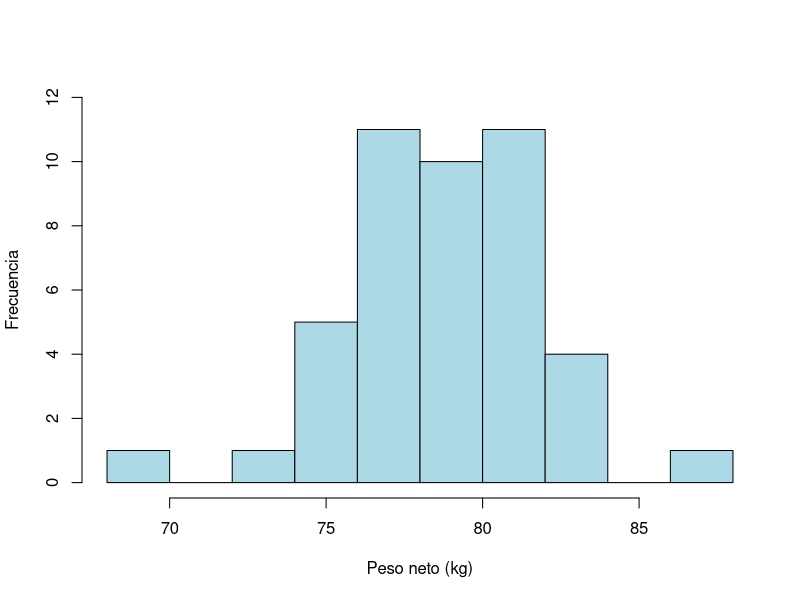
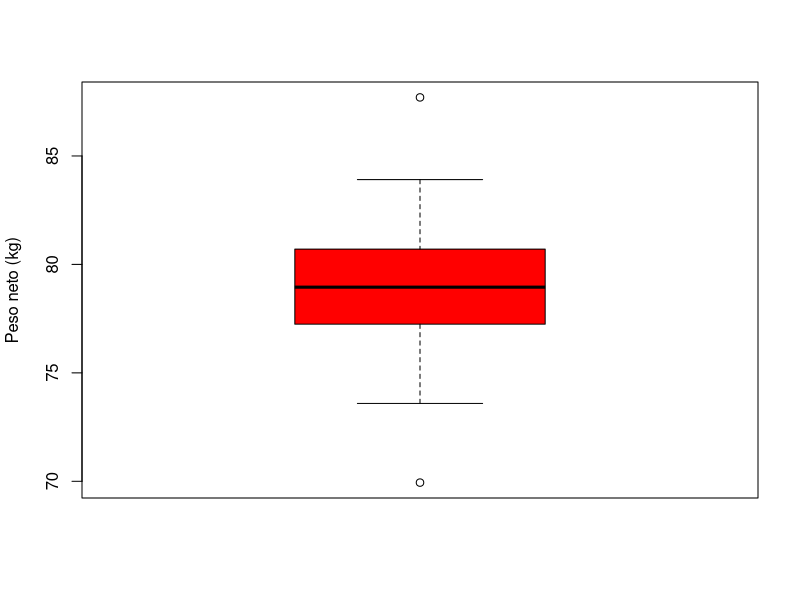

These charts were generated, in order, by the following R code:
## ---- chunk 1
# Jop Rubén Escobedo Cruz
# Matrícula
# Fecha de entrega- 09/09/2026

# EJERCICIO 3.2----

# Hipótesis:

# H0: mu = 80 kg - el peso neto medio de los costales es igual al contenido declarado.
# H1: mu < 80 kg - el peso neto medio de los costales es menor que el contenido declarado.


# Ingresar datos ----

costal <- c(87.7, 80.01, 77.28, 78.76, 81.52, 74.2, 80.71, 79.5, 77.87, 81.94,
            80.7, 82.32, 75.78, 80.19, 83.91, 79.4, 77.52, 77.62, 81.4, 74.89,
            82.95, 73.59, 77.92, 77.18, 79.83, 81.23, 79.28, 78.44, 79.01,
            80.47, 76.23, 78.89, 77.14, 69.94, 78.54, 79.7, 82.45, 77.29,
            75.52, 77.21, 75.99, 81.94, 80.41, 77.7)

# Graficar ----

hist(costal,
     main = "",
     xlab = "Peso neto (kg)",
     ylab = "Frecuencia",
     ylim = c(0,12),
     col = "lightblue")

# Normalidad datos y estadisticos descriptivos ----

shapiro.test(costal)

mean(costal)
sd(costal)
var(costal)
fivenum(costal)

boxplot(costal,
        col = "red",
        ylab = "Peso neto (kg)")

# Prueba t de una sola muestra

t.test(costal, mu = 80, alternative = "less")
